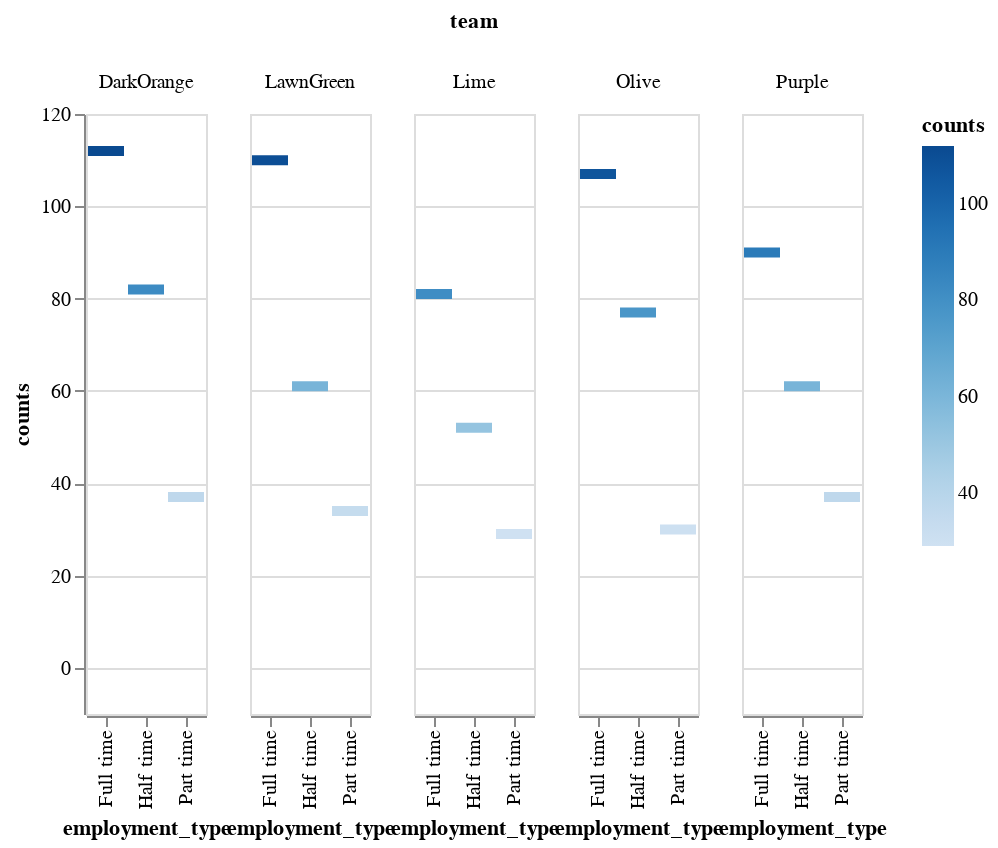

The notebook cell this image was saved under:
### Code cell
df = pd.DataFrame(csv, columns=['id', 'team', 'employment_type'])
df = df.groupby(['team', 'employment_type']).count()
df = df.rename(columns={'id': 'counts'})
df["counts"] = df["counts"].astype('int32')
df = df.reset_index(level=0)
df = df.reset_index(level=0)
alt.Chart(df).mark_bar(orient='horizontal').encode(
    column="team",
    x='employment_type', y='counts', color='counts'
)

### Figure 1 — Vega-Lite specification as saved in the notebook (floating-point values rounded to 4 significant figures)
{"config": {"view": {"continuousWidth": 400, "continuousHeight": 300}}, "data": {"name": "data-0125575ee7b60af419bab9af59fa811c"}, "mark": {"type": "bar", "orient": "horizontal"}, "encoding": {"color": {"field": "counts", "type": "quantitative"}, "column": {"field": "team", "type": "nominal"}, "x": {"field": "employment_type", "type": "nominal"}, "y": {"field": "counts", "type": "quantitative"}}, "$schema": "https://vega.github.io/schema/vega-lite/v4.17.0.json", "datasets": {"data-0125575ee7b60af419bab9af59fa811c": [{"employment_type": "Full time", "team": "DarkOrange", "counts": 112}, {"employment_type": "Half time", "team": "DarkOrange", "counts": 82}, {"employment_type": "Part time", "team": "DarkOrange", "counts": 37}, {"employment_type": "Full time", "team": "LawnGreen", "counts": 110}, {"employment_type": "Half time", "team": "LawnGreen", "counts": 61}, {"employment_type": "Part time", "team": "LawnGreen", "counts": 34}, {"employment_type": "Full time", "team": "Lime", "counts": 81}, {"employment_type": "Half time", "team": "Lime", "counts": 52}, {"employment_type": "Part time", "team": "Lime", "counts": 29}, {"employment_type": "Full time", "team": "Olive", "counts": 107}, {"employment_type": "Half time", "team": "Olive", "counts": 77}, {"employment_type": "Part time", "team": "Olive", "counts": 30}, {"employment_type": "Full time", "team": "Purple", "counts": 90}, {"employment_type": "Half time", "team": "Purple", "counts": 61}, {"employment_type": "Part time", "team": "Purple", "counts": 37}]}}
